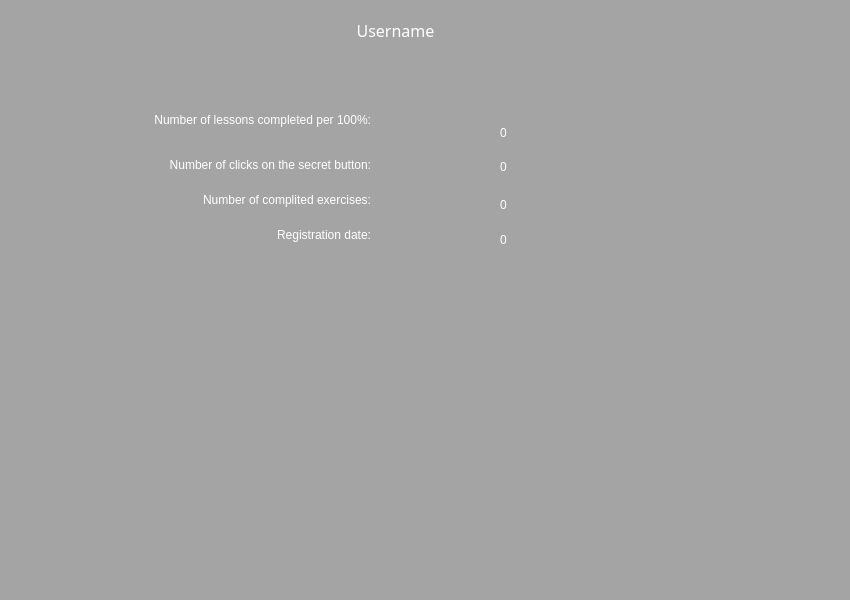
<?xml version="1.0" encoding="UTF-8"?>
<ui version="4.0">
 <class>Stats_Window</class>
 <widget class="QMainWindow" name="Stats_Window">
  <property name="enabled">
   <bool>true</bool>
  </property>
  <property name="geometry">
   <rect>
    <x>0</x>
    <y>0</y>
    <width>850</width>
    <height>600</height>
   </rect>
  </property>
  <property name="windowTitle">
   <string>MainWindow</string>
  </property>
  <property name="styleSheet">
   <string notr="true">background-color: rgb(164, 164, 164);
font: 12pt &quot;OpenSymbol&quot;;
color: rgb(255, 255, 255);</string>
  </property>
  <property name="animated">
   <bool>true</bool>
  </property>
  <widget class="QWidget" name="stats_window">
   <widget class="QPushButton" name="stats_profile_btn">
    <property name="enabled">
     <bool>false</bool>
    </property>
    <property name="geometry">
     <rect>
      <x>310</x>
      <y>10</y>
      <width>171</width>
      <height>40</height>
     </rect>
    </property>
    <property name="font">
     <font>
      <family>OpenSymbol</family>
      <pointsize>12</pointsize>
      <weight>50</weight>
      <italic>false</italic>
      <bold>false</bold>
     </font>
    </property>
    <property name="cursor">
     <cursorShape>PointingHandCursor</cursorShape>
    </property>
    <property name="styleSheet">
     <string notr="true">color: rgb(255, 255, 255);
background-color: rgb(74, 190, 247)</string>
    </property>
    <property name="text">
     <string>Username</string>
    </property>
    <property name="icon">
     <iconset>
      <normaloff>images/Program images/avatar.png</normaloff>images/Program images/avatar.png</iconset>
    </property>
    <property name="iconSize">
     <size>
      <width>30</width>
      <height>30</height>
     </size>
    </property>
    <property name="shortcut">
     <string/>
    </property>
    <property name="autoDefault">
     <bool>false</bool>
    </property>
    <property name="flat">
     <bool>true</bool>
    </property>
   </widget>
   <widget class="QLabel" name="num_less">
    <property name="geometry">
     <rect>
      <x>40</x>
      <y>90</y>
      <width>331</width>
      <height>61</height>
     </rect>
    </property>
    <property name="styleSheet">
     <string notr="true">font: 12pt &quot;OpenSymbol&quot;;
color: rgb(255, 255, 255);</string>
    </property>
    <property name="text">
     <string>&lt;html&gt;&lt;head/&gt;&lt;body&gt;&lt;p align=&quot;right&quot;&gt;Number of lessons completed per 100%:&lt;/p&gt;&lt;/body&gt;&lt;/html&gt;</string>
    </property>
   </widget>
   <widget class="QLabel" name="num_click">
    <property name="geometry">
     <rect>
      <x>40</x>
      <y>150</y>
      <width>331</width>
      <height>31</height>
     </rect>
    </property>
    <property name="styleSheet">
     <string notr="true">font: 12pt &quot;OpenSymbol&quot;;
color: rgb(255, 255, 255);</string>
    </property>
    <property name="text">
     <string>&lt;html&gt;&lt;head/&gt;&lt;body&gt;&lt;p align=&quot;right&quot;&gt;Number of clicks on the secret button:&lt;/p&gt;&lt;/body&gt;&lt;/html&gt;</string>
    </property>
   </widget>
   <widget class="QLabel" name="count_less">
    <property name="geometry">
     <rect>
      <x>500</x>
      <y>117</y>
      <width>71</width>
      <height>31</height>
     </rect>
    </property>
    <property name="text">
     <string>0</string>
    </property>
   </widget>
   <widget class="QLabel" name="count_click">
    <property name="geometry">
     <rect>
      <x>500</x>
      <y>157</y>
      <width>71</width>
      <height>20</height>
     </rect>
    </property>
    <property name="text">
     <string>0</string>
    </property>
   </widget>
   <widget class="QPushButton" name="back_btn">
    <property name="enabled">
     <bool>true</bool>
    </property>
    <property name="geometry">
     <rect>
      <x>10</x>
      <y>10</y>
      <width>31</width>
      <height>31</height>
     </rect>
    </property>
    <property name="text">
     <string/>
    </property>
    <property name="icon">
     <iconset>
      <normaloff>images/Program images/strelka.png</normaloff>images/Program images/strelka.png</iconset>
    </property>
    <property name="iconSize">
     <size>
      <width>30</width>
      <height>30</height>
     </size>
    </property>
    <property name="flat">
     <bool>true</bool>
    </property>
   </widget>
   <widget class="QLabel" name="num_exercise">
    <property name="geometry">
     <rect>
      <x>40</x>
      <y>180</y>
      <width>331</width>
      <height>41</height>
     </rect>
    </property>
    <property name="styleSheet">
     <string notr="true">font: 12pt &quot;OpenSymbol&quot;;
color: rgb(255, 255, 255);</string>
    </property>
    <property name="text">
     <string>&lt;html&gt;&lt;head/&gt;&lt;body&gt;&lt;p align=&quot;right&quot;&gt;Number of complited exercises:&lt;/p&gt;&lt;/body&gt;&lt;/html&gt;</string>
    </property>
   </widget>
   <widget class="QLabel" name="count_exercise">
    <property name="geometry">
     <rect>
      <x>500</x>
      <y>195</y>
      <width>71</width>
      <height>20</height>
     </rect>
    </property>
    <property name="text">
     <string>0</string>
    </property>
   </widget>
   <widget class="QLabel" name="reg_date_label">
    <property name="geometry">
     <rect>
      <x>40</x>
      <y>225</y>
      <width>331</width>
      <height>21</height>
     </rect>
    </property>
    <property name="text">
     <string>&lt;html&gt;&lt;head/&gt;&lt;body&gt;&lt;p align=&quot;right&quot;&gt;Registration date:&lt;/p&gt;&lt;/body&gt;&lt;/html&gt;</string>
    </property>
   </widget>
   <widget class="QLabel" name="reg_date">
    <property name="geometry">
     <rect>
      <x>500</x>
      <y>230</y>
      <width>141</width>
      <height>20</height>
     </rect>
    </property>
    <property name="text">
     <string>0</string>
    </property>
   </widget>
  </widget>
 </widget>
 <resources/>
 <connections/>
</ui>
